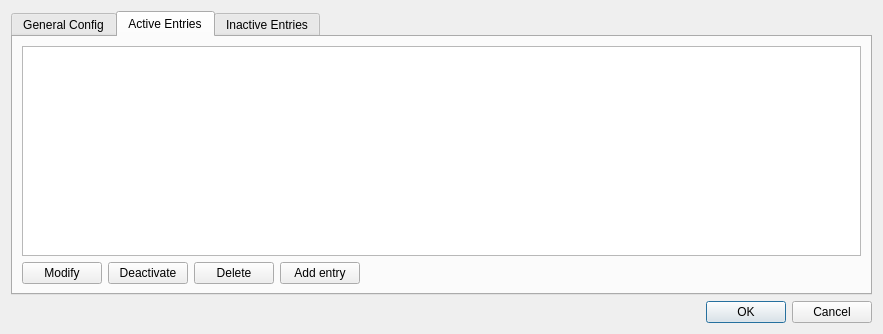
<?xml version="1.0" encoding="UTF-8"?>
<ui version="4.0">
 <class>Dialog</class>
 <widget class="QDialog" name="Dialog">
  <property name="geometry">
   <rect>
    <x>0</x>
    <y>0</y>
    <width>883</width>
    <height>334</height>
   </rect>
  </property>
  <property name="sizePolicy">
   <sizepolicy hsizetype="Preferred" vsizetype="Fixed">
    <horstretch>0</horstretch>
    <verstretch>0</verstretch>
   </sizepolicy>
  </property>
  <property name="windowTitle">
   <string>Custom Styles Options</string>
  </property>
  <layout class="QVBoxLayout" name="verticalLayout">
   <item>
    <widget class="QTabWidget" name="tabWidget">
     <property name="currentIndex">
      <number>1</number>
     </property>
     <widget class="QWidget" name="tab_general">
      <attribute name="title">
       <string>General Config</string>
      </attribute>
      <layout class="QVBoxLayout" name="verticalLayout_2">
       <item>
        <layout class="QVBoxLayout" name="verticalLayout_3">
         <item>
          <widget class="QCheckBox" name="cb_global_contextmenu_show">
           <property name="text">
            <string>Show entries in context menu</string>
           </property>
          </widget>
         </item>
         <item>
          <widget class="QCheckBox" name="cb_global_contextmenu_with_styling">
           <property name="text">
            <string>Context menu styling</string>
           </property>
          </widget>
         </item>
         <item>
          <layout class="QHBoxLayout" name="horizontalLayout_4">
           <item>
            <widget class="QLabel" name="label_3">
             <property name="text">
              <string>Remove formatting key</string>
             </property>
            </widget>
           </item>
           <item>
            <widget class="QKeySequenceEdit" name="remove_formatting_shortcut">
             <property name="sizePolicy">
              <sizepolicy hsizetype="Fixed" vsizetype="Fixed">
               <horstretch>0</horstretch>
               <verstretch>0</verstretch>
              </sizepolicy>
             </property>
            </widget>
           </item>
           <item>
            <spacer name="horizontalSpacer_2">
             <property name="orientation">
              <enum>Qt::Horizontal</enum>
             </property>
             <property name="sizeHint" stdset="0">
              <size>
               <width>40</width>
               <height>20</height>
              </size>
             </property>
            </spacer>
           </item>
          </layout>
         </item>
         <item>
          <layout class="QHBoxLayout" name="horizontalLayout_5">
           <item>
            <widget class="QLabel" name="label_2">
             <property name="text">
              <string>Multi-button key           </string>
             </property>
            </widget>
           </item>
           <item>
            <widget class="QKeySequenceEdit" name="multi_button_shortcut">
             <property name="sizePolicy">
              <sizepolicy hsizetype="Fixed" vsizetype="Fixed">
               <horstretch>0</horstretch>
               <verstretch>0</verstretch>
              </sizepolicy>
             </property>
            </widget>
           </item>
           <item>
            <spacer name="horizontalSpacer">
             <property name="orientation">
              <enum>Qt::Horizontal</enum>
             </property>
             <property name="sizeHint" stdset="0">
              <size>
               <width>40</width>
               <height>20</height>
              </size>
             </property>
            </spacer>
           </item>
          </layout>
         </item>
         <item>
          <widget class="QCheckBox" name="cb_classes_to_styling">
           <property name="text">
            <string>Write Link to CSS into every Template</string>
           </property>
          </widget>
         </item>
         <item>
          <layout class="QHBoxLayout" name="horizontalLayout">
           <item>
            <widget class="QPushButton" name="pb_more">
             <property name="text">
              <string>More</string>
             </property>
            </widget>
           </item>
           <item>
            <spacer name="horizontalSpacer_6">
             <property name="orientation">
              <enum>Qt::Horizontal</enum>
             </property>
             <property name="sizeHint" stdset="0">
              <size>
               <width>40</width>
               <height>20</height>
              </size>
             </property>
            </spacer>
           </item>
          </layout>
         </item>
        </layout>
       </item>
       <item>
        <spacer name="verticalSpacer">
         <property name="orientation">
          <enum>Qt::Vertical</enum>
         </property>
         <property name="sizeHint" stdset="0">
          <size>
           <width>20</width>
           <height>40</height>
          </size>
         </property>
        </spacer>
       </item>
      </layout>
     </widget>
     <widget class="QWidget" name="tab_active">
      <attribute name="title">
       <string>Active Entries</string>
      </attribute>
      <layout class="QVBoxLayout" name="verticalLayout_4">
       <item>
        <widget class="QTableWidget" name="tw_active">
         <property name="sizeAdjustPolicy">
          <enum>QAbstractScrollArea::AdjustToContents</enum>
         </property>
        </widget>
       </item>
       <item>
        <layout class="QHBoxLayout" name="horizontalLayout_2">
         <item>
          <widget class="QPushButton" name="pb_modify_active">
           <property name="text">
            <string>Modify</string>
           </property>
          </widget>
         </item>
         <item>
          <widget class="QPushButton" name="pb_deactivate">
           <property name="text">
            <string>Deactivate</string>
           </property>
          </widget>
         </item>
         <item>
          <widget class="QPushButton" name="pb_delete_from_active">
           <property name="text">
            <string>Delete</string>
           </property>
          </widget>
         </item>
         <item>
          <widget class="QPushButton" name="pb_add">
           <property name="enabled">
            <bool>true</bool>
           </property>
           <property name="sizePolicy">
            <sizepolicy hsizetype="Minimum" vsizetype="Fixed">
             <horstretch>0</horstretch>
             <verstretch>0</verstretch>
            </sizepolicy>
           </property>
           <property name="text">
            <string>Add entry</string>
           </property>
           <property name="autoDefault">
            <bool>true</bool>
           </property>
          </widget>
         </item>
         <item>
          <spacer name="horizontalSpacer_3">
           <property name="orientation">
            <enum>Qt::Horizontal</enum>
           </property>
           <property name="sizeHint" stdset="0">
            <size>
             <width>40</width>
             <height>20</height>
            </size>
           </property>
          </spacer>
         </item>
        </layout>
       </item>
      </layout>
     </widget>
     <widget class="QWidget" name="tab_inactive">
      <attribute name="title">
       <string>Inactive Entries</string>
      </attribute>
      <layout class="QVBoxLayout" name="verticalLayout_6">
       <item>
        <widget class="QTableWidget" name="tw_inactive">
         <property name="sizeAdjustPolicy">
          <enum>QAbstractScrollArea::AdjustToContents</enum>
         </property>
        </widget>
       </item>
       <item>
        <layout class="QHBoxLayout" name="horizontalLayout_3">
         <item>
          <widget class="QPushButton" name="pb_modify_inactive">
           <property name="text">
            <string>Modify</string>
           </property>
          </widget>
         </item>
         <item>
          <widget class="QPushButton" name="pb_activate">
           <property name="text">
            <string>Activate</string>
           </property>
          </widget>
         </item>
         <item>
          <widget class="QPushButton" name="pb_delete_from_inactive">
           <property name="text">
            <string>Delete</string>
           </property>
          </widget>
         </item>
         <item>
          <spacer name="horizontalSpacer_4">
           <property name="orientation">
            <enum>Qt::Horizontal</enum>
           </property>
           <property name="sizeHint" stdset="0">
            <size>
             <width>40</width>
             <height>20</height>
            </size>
           </property>
          </spacer>
         </item>
        </layout>
       </item>
      </layout>
     </widget>
    </widget>
   </item>
   <item>
    <widget class="QDialogButtonBox" name="buttonBox">
     <property name="orientation">
      <enum>Qt::Horizontal</enum>
     </property>
     <property name="standardButtons">
      <set>QDialogButtonBox::Cancel|QDialogButtonBox::Ok</set>
     </property>
    </widget>
   </item>
  </layout>
 </widget>
 <resources/>
 <connections>
  <connection>
   <sender>buttonBox</sender>
   <signal>accepted()</signal>
   <receiver>Dialog</receiver>
   <slot>accept()</slot>
   <hints>
    <hint type="sourcelabel">
     <x>248</x>
     <y>254</y>
    </hint>
    <hint type="destinationlabel">
     <x>157</x>
     <y>274</y>
    </hint>
   </hints>
  </connection>
  <connection>
   <sender>buttonBox</sender>
   <signal>rejected()</signal>
   <receiver>Dialog</receiver>
   <slot>reject()</slot>
   <hints>
    <hint type="sourcelabel">
     <x>316</x>
     <y>260</y>
    </hint>
    <hint type="destinationlabel">
     <x>286</x>
     <y>274</y>
    </hint>
   </hints>
  </connection>
 </connections>
</ui>
